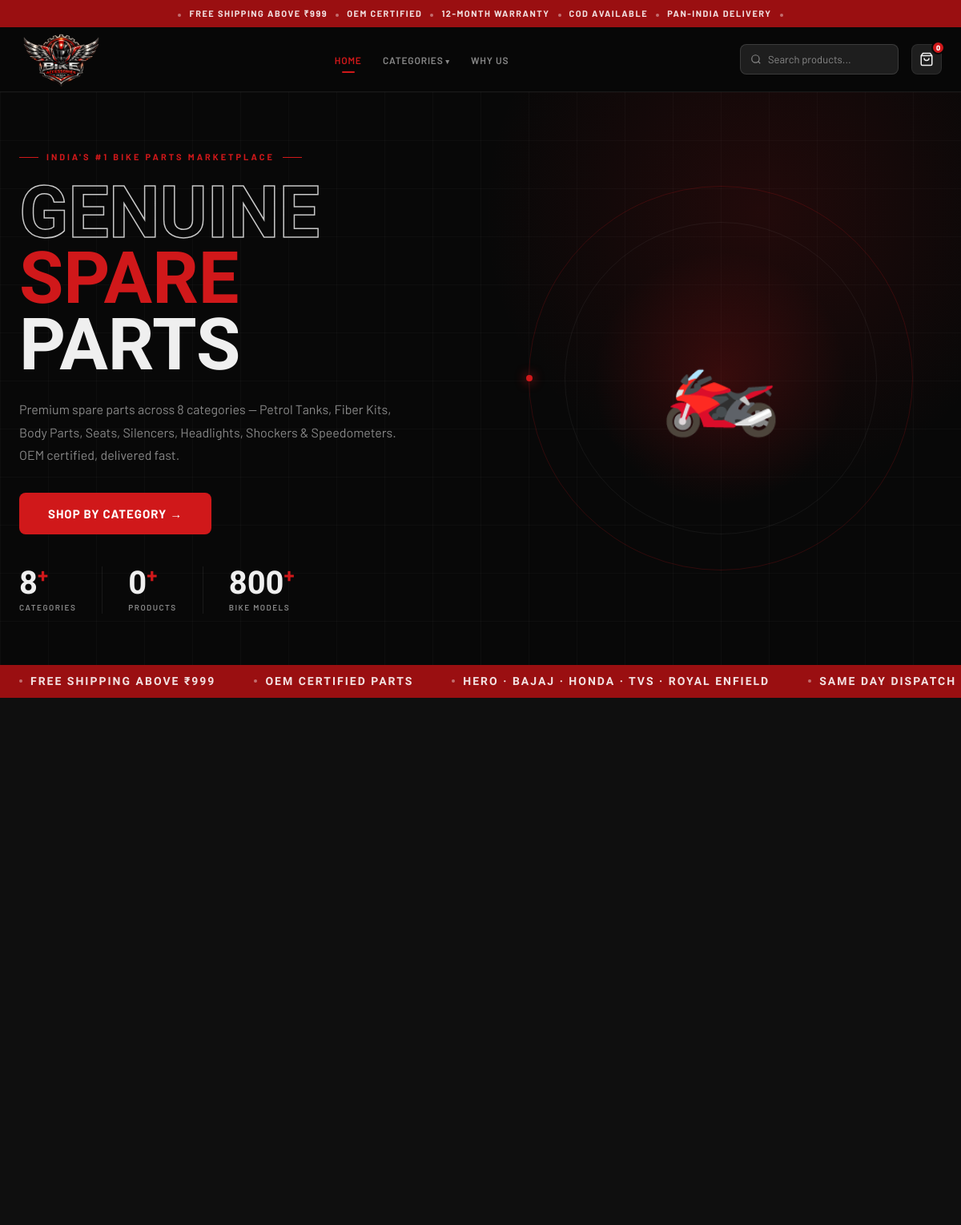
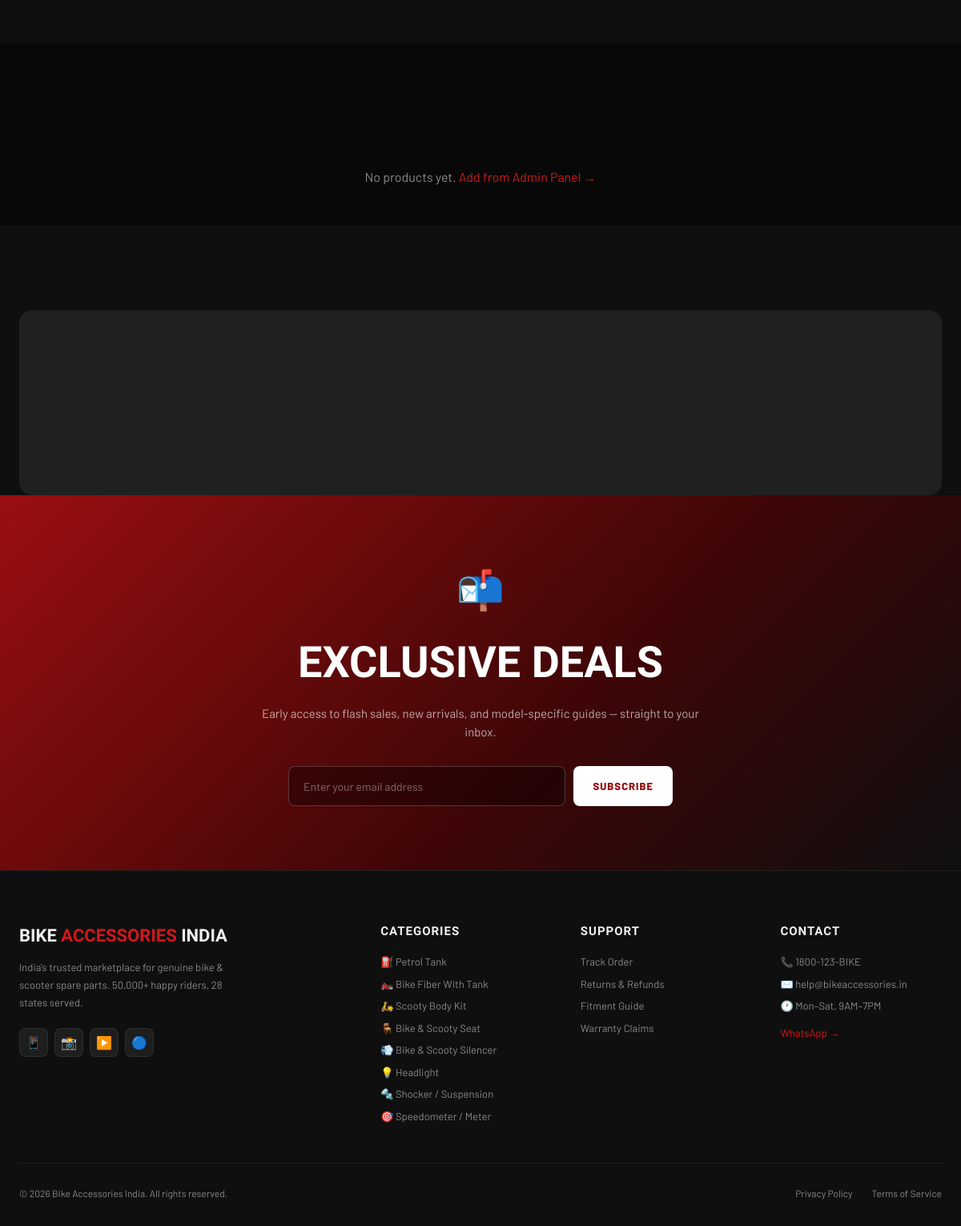
The page / on the database its author committed (2 pictures, top to bottom).
### tables this page shows
CREATE TABLE IF NOT EXISTS site_settings (
    id INT AUTO_INCREMENT PRIMARY KEY,
    setting_key VARCHAR(100) NOT NULL UNIQUE,
    setting_value TEXT,
    updated_at TIMESTAMP DEFAULT CURRENT_TIMESTAMP ON UPDATE CURRENT_TIMESTAMP
);

CREATE TABLE IF NOT EXISTS categories (
    id INT AUTO_INCREMENT PRIMARY KEY,
    name VARCHAR(200) NOT NULL,
    slug VARCHAR(200) NOT NULL UNIQUE,
    icon VARCHAR(10) DEFAULT '🔧',
    description TEXT,
    sort_order INT DEFAULT 0,
    is_active TINYINT(1) DEFAULT 1,
    created_at TIMESTAMP DEFAULT CURRENT_TIMESTAMP,
    updated_at TIMESTAMP DEFAULT CURRENT_TIMESTAMP ON UPDATE CURRENT_TIMESTAMP
);

### includes/config.php (called while the page is built, shortened)
<?php
function db(): PDO {
    static $pdo = null;
    if ($pdo === null) {
        try {
            $dsn = "mysql:host=" . DB_HOST . ";dbname=" . DB_NAME . ";charset=" . DB_CHARSET;
            $pdo = new PDO($dsn, DB_USER, DB_PASS, [
                PDO::ATTR_ERRMODE            => PDO::ERRMODE_EXCEPTION,
                PDO::ATTR_DEFAULT_FETCH_MODE => PDO::FETCH_ASSOC,
                PDO::ATTR_EMULATE_PREPARES   => false,
            ]);
        } catch (PDOException $e) {
            die(json_encode(['error' => 'Database connection failed: ' . $e->getMessage()]));
        }
    }
    return $pdo;
}
function setting(string $key, string $default = ''): string {
    try {
        $st = db()->prepare("SELECT setting_value FROM site_settings WHERE setting_key = ?");
        $st->execute([$key]);
        $row = $st->fetch();
        return $row ? (string)$row['setting_value'] : $default;
    } catch (Exception $e) {
        return $default;
    }
}

### includes/functions.php (called while the page is built, shortened)
<?php
require_once __DIR__ . '/config.php';
function getAllCategories(bool $activeOnly = true): array {
    $where = $activeOnly ? "WHERE is_active = 1" : "";
    $st = db()->query("SELECT *, (SELECT COUNT(*) FROM products WHERE category_id = categories.id AND is_active=1) AS product_count FROM categories $where ORDER BY sort_order ASC, id ASC");
    return $st->fetchAll();
}
function getProducts(array $opts = []): array {
    $where  = ['p.is_active = 1'];
    $params = [];
    if (!empty($opts['featured']))    { $where[] = 'p.is_featured = 1'; }
    $sort = match ($opts['sort'] ?? 'default') {
        'price-asc'  => 'p.price ASC',
        'price-desc' => 'p.price DESC',
        'rating'     => 'p.rating DESC',
        'newest'     => 'p.created_at DESC',
        default      => 'p.is_featured DESC, p.sort_order ASC, p.id DESC',
    };
    $limit  = isset($opts['limit'])  ? "LIMIT "  . (int)$opts['limit']  : '';
    $offset = isset($opts['offset']) ? "OFFSET " . (int)$opts['offset'] : '';
    $w = $where ? "WHERE " . implode(' AND ', $where) : '';
    $sql = "SELECT p.*, c.name AS category_name, c.slug AS category_slug, c.icon AS category_icon,
                   (SELECT image_path FROM product_images WHERE product_id=p.id AND is_cover=1 LIMIT 1) AS cover_image,
                   (SELECT image_path FROM product_images WHERE product_id=p.id ORDER BY is_cover DESC, sort_order ASC LIMIT 1) AS first_image
            FROM products p
            JOIN categories c ON p.category_id = c.id
            $w ORDER BY $sort $limit $offset";
    $st = db()->prepare($sql);
    $st->execute($params);
    return $st->fetchAll();
}
function getDashboardStats(): array {
    $pdo = db();
    return [
        'products'   => (int)$pdo->query("SELECT COUNT(*) FROM products WHERE is_active=1")->fetchColumn(),
        'categories' => (int)$pdo->query("SELECT COUNT(*) FROM categories WHERE is_active=1")->fetchColumn(),
        'featured'   => (int)$pdo->query("SELECT COUNT(*) FROM products WHERE is_featured=1 AND is_active=1")->fetchColumn(),
        'images'     => (int)$pdo->query("SELECT COUNT(*) FROM product_images")->fetchColumn(),
    ];
}

### index.php (the view, shortened to what this page needs)
<?php
require_once __DIR__ . '/includes/config.php';
require_once __DIR__ . '/includes/functions.php';
$depth      = 0;
$activePage = 'home';
$categories = getAllCategories();
$featured   = getProducts(['featured' => true, 'limit' => 8]);
if (count($featured) < 8) {
    $featured = getProducts(['limit' => 8]);
}
$stats = getDashboardStats();
$heroImg = '';
include __DIR__ . '/includes/header.php';
?>
<section class="hero">
  <div class="hero-bg"></div>
  <div class="hero-grid"></div>
  <div class="container">
    <div class="hero-inner">
      <div class="reveal-l">
        <div class="hero-eye">India's #1 Bike Parts Marketplace</div>
        <h1 class="hero-title">
          <span class="ht-o">GENUINE</span>
          <span class="ht-r">SPARE</span>
          <span class="ht-w">PARTS</span>
        </h1>
        <p class="hero-desc">Premium spare parts across <?= count($categories) ?> categories — Petrol Tanks, Fiber Kits, Body Parts, Seats, Silencers, Headlights, Shockers &amp; Speedometers. OEM certified, delivered fast.</p>
        <div class="hero-ctas">
          <a href="#categories" class="btn btn-red btn-lg">Shop by Category →</a>
        </div>
        <div class="hero-stats">
          <div>
            <div class="hs-num"><?= $stats['categories'] ?><sup>+</sup></div>
            <div class="hs-label">Categories</div>
          </div>
          <div>
            <div class="hs-num"><?= $stats['products'] ?><sup>+</sup></div>
            <div class="hs-label">Products</div>
          </div>
          <div>
            <div class="hs-num">800<sup>+</sup></div>
            <div class="hs-label">Bike Models</div>
          </div>
        </div>
      </div>
      <div class="hero-visual reveal-r">
        <div class="hero-orbit">
          <div class="h-ring"></div>
          <div class="h-ring2"></div>
          <div class="h-glow-c"></div>
          <div class="hero-main-img">
            <?php if ($heroImg): ?>
              <img src="<?= htmlspecialchars($heroImg) ?>" alt="Featured Part">
            <?php else: ?>
              <div class="hero-main-img-placeholder">🏍️</div>
            <?php endif; ?>
          </div>
        </div>
      </div>
    </div>
  </div>
</section>
<div class="marquee-wrap">
  <div class="marquee-track">
    <?php
    $items = ['Free Shipping Above ₹' . setting('free_shipping_above','999'), 'OEM Certified Parts', 'Hero · Bajaj · Honda · TVS · Royal Enfield', 'Same Day Dispatch', '12-Month Warranty', 'COD Available', 'Pan-India Delivery'];
    foreach (array_merge($items,$items) as $item):
    ?><span class="mi"><span class="mdot"></span><?= $item ?></span><?php endforeach; ?>
  </div>
</div>
<section class="section" id="categories" style="background:var(--dark)">
  <div class="container">
    <?php if ($categories): ?>
    <div class="cats-grid">
    </div>
    <?php else: ?>
    <div style="text-align:center;padding:3rem;color:var(--text-muted)">
      No categories yet. <a href="admin/" style="color:var(--red)">Add from Admin Panel →</a>
    </div>
    <?php endif; ?>
  </div>
</section>
<section class="section" style="background:var(--black)">
  <div class="container">
    <?php if ($featured): ?>
    <div class="home-pg">
      <?php foreach ($featured as $i => $p):
        $pct     = $p['old_price'] > 0 ? round(($p['old_price'] - $p['price']) / $p['old_price'] * 100) : 0;
        $imgUrl  = !empty($p['first_image']) ? htmlspecialchars($p['first_image']) : 'assets/images/placeholder.svg';
        $stars   = str_repeat('★', round($p['rating'])) . str_repeat('☆', 5 - round($p['rating']));
      ?>
      <div class="pcard reveal" style="transition-delay:<?= $i * 0.05 ?>s">
        <a href="pages/products/view.php?slug=<?= $p['slug'] ?>">
          <div class="pcard-img">
            <img src="<?= $imgUrl ?>" alt="<?= htmlspecialchars($p['name']) ?>" loading="lazy" onerror="this.src='assets/images/placeholder.svg'">
            <?php if ($pct > 0): ?>
            <div class="pcard-badge">🔥 -<?= $pct ?>%</div>
            <?php endif; ?>
            <div class="pcard-wish"
              onclick="event.preventDefault();event.stopPropagation();toggleWish('<?= $p['id'] ?>','<?= addslashes($p['name']) ?>',<?= $p['price'] ?>,'<?= $imgUrl ?>',this)"
            >♡</div>
          </div>
        </a>
        <div class="pcard-body">
          <div class="pcard-cat"><?= htmlspecialchars($p['category_name']) ?></div>
          <div class="pcard-name">
            <a href="pages/products/view.php?slug=<?= $p['slug'] ?>" style="color:inherit"><?= htmlspecialchars($p['name']) ?></a>
          </div>
          <?php if ($p['compat']): ?>
          <div class="pcard-compat">⚙ <?= htmlspecialchars($p['compat']) ?></div>
          <?php endif; ?>
          <div class="pcard-stars"><?= $stars ?> <span style="color:var(--text-muted);font-size:11px">(<?= $p['reviews_count'] ?>)</span></div>
          <div class="pcard-footer">
            <div>
              <?php if ($p['old_price'] > 0): ?>
              <div class="pcard-price-old">₹<?= number_format($p['old_price'], 0) ?></div>
              <?php endif; ?>
              <div class="pcard-price">₹<?= number_format($p['price'], 0) ?></div>
              <?php if ($pct > 0): ?>
              <div class="pcard-save">Save <?= $pct ?>%</div>
              <?php endif; ?>
            </div>
            <button class="pcard-add"
              onclick="addToCart('<?= $p['id'] ?>','<?= addslashes($p['name']) ?>',<?= $p['price'] ?>,'<?= $imgUrl ?>',this)"
              title="Add to Cart">+</button>
          </div>
        </div>
      </div>
      <?php endforeach; ?>
    </div>
    <?php else: ?>
    <div style="text-align:center;padding:3rem;color:var(--text-muted)">
      No products yet. <a href="admin/" style="color:var(--red)">Add from Admin Panel →</a>
    </div>
    <?php endif; ?>
  </div>
</section>
<section class="section" style="background:var(--dark)" id="why-us">
  <div class="container">
    <div class="why-grid">
    </div>
  </div>
</section>
<section class="nl-section">
  <div class="nl-inner">
    <span class="nl-icon">📬</span>
    <h2 class="nl-title">EXCLUSIVE DEALS</h2>
    <p class="nl-desc">Early access to flash sales, new arrivals, and model-specific guides — straight to your inbox.</p>
    <div class="nl-form">
      <input type="email" class="nl-input" placeholder="Enter your email address" id="nl-email">
      <button class="nl-btn" onclick="
        const e=document.getElementById('nl-email');
        if(e.value){this.textContent='Subscribed ✓';this.style.background='#1a6b35';this.style.color='#fff';e.disabled=true;}
      ">Subscribe</button>
    </div>
  </div>
</section>
<?php include __DIR__ . '/includes/footer.php'; ?>

### includes/header.php (shortened to what this page needs)
<?php
$root = str_repeat('../', $depth);
$categories = getAllCategories();
?>
<!DOCTYPE html>
<html lang="en">
<head>
<link rel="stylesheet" href="<?= $root ?>assets/css/main.css">
</head>
<body>
<div class="topbar">
  <div class="topbar-inner">
    <span><span class="tdot"></span>FREE SHIPPING ABOVE ₹<?= setting('free_shipping_above','999') ?><span class="tdot"></span>OEM CERTIFIED<span class="tdot"></span>12-MONTH WARRANTY<span class="tdot"></span>COD AVAILABLE<span class="tdot"></span>PAN-INDIA DELIVERY<span class="tdot"></span></span>
  </div>
</div>
<nav id="main-nav">
  <div class="container">
    <div class="nav-inner">
      <a href="<?= $root ?>index.php" class="nav-logo">
        <img src="<?= $root ?>assets/images/logo.png" alt="">
      </a>
      <ul class="nav-links">
        <li><a href="<?= $root ?>index.php" <?= (($activePage??'')=='home') ? "class='active'" : '' ?>>Home</a></li>
        <li class="nav-dropdown">
          <a href="#">Categories</a>
        </li>
        <li><a href="<?= $root ?>index.php#why-us">Why Us</a></li>
      </ul>
      <div class="nav-search" id="nav-search-wrap">
        <svg viewBox="0 0 24 24" fill="none" stroke="currentColor" stroke-width="2"><circle cx="11" cy="11" r="8"/><path d="m21 21-4.35-4.35"/></svg>
        <input type="text" id="nav-search-input" placeholder="Search products..." autocomplete="off">
      </div>
      <div class="nav-icons">
        <button class="nav-icon-btn" onclick="toggleCart()" aria-label="Cart">
          <svg viewBox="0 0 24 24" fill="none" stroke="currentColor" stroke-width="2">
            <path d="M6 2 3 6v14a2 2 0 0 0 2 2h14a2 2 0 0 0 2-2V6l-3-4z"/>
            <line x1="3" y1="6" x2="21" y2="6"/>
            <path d="M16 10a4 4 0 0 1-8 0"/>
          </svg>
          <span class="nbadge" id="cart-count">0</span>
        </button>
      </div>
    </div>
  </div>
</nav>

### includes/footer.php (shortened to what this page needs)
<?php
$root = str_repeat('../', $depth);
$categories = getAllCategories();
?>
<footer>
  <div class="container">
    <div class="footer-grid">
      <div>
        <div class="footer-brand">BIKE <span>ACCESSORIES</span> INDIA</div>
        <p class="footer-desc">India's trusted marketplace for genuine bike &amp; scooter spare parts. 50,000+ happy riders, 28 states served.</p>
        <div class="social-row">
          <span class="soc-btn">📱</span>
          <span class="soc-btn">📸</span>
          <span class="soc-btn">▶️</span>
          <span class="soc-btn">🔵</span>
        </div>
      </div>
      <div>
        <div class="footer-h">Categories</div>
        <ul class="footer-ul">
          <?php foreach ($categories as $cat): ?>
          <li><a href="<?= $root ?>pages/categories/view.php?slug=<?= $cat['slug'] ?>"><?= $cat['icon'] ?> <?= htmlspecialchars($cat['name']) ?></a></li>
          <?php endforeach; ?>
        </ul>
      </div>
      <div>
        <div class="footer-h">Support</div>
        <ul class="footer-ul">
          <li><a href="#">Track Order</a></li>
          <li><a href="#">Returns &amp; Refunds</a></li>
          <li><a href="#">Fitment Guide</a></li>
          <li><a href="#">Warranty Claims</a></li>
        </ul>
      </div>
      <div>
        <div class="footer-h">Contact</div>
        <ul class="footer-ul">
          <li><a href="tel:<?= setting('contact_phone') ?>">📞 <?= setting('contact_phone') ?></a></li>
          <li><a href="mailto:<?= setting('contact_email') ?>">✉️ <?= setting('contact_email') ?></a></li>
          <li>🕐 Mon–Sat, 9AM–7PM</li>
          <li><a href="https://wa.me/<?= preg_replace('/[^0-9]/', '', setting('whatsapp')) ?>" target="_blank" style="color:var(--red);margin-top:6px;display:inline-block">WhatsApp →</a></li>
        </ul>
      </div>
    </div>
    <div class="footer-bottom">
      <span>© <?= date('Y') ?> Bike Accessories India. All rights reserved.</span>
      <div class="footer-legal">
        <a href="#">Privacy Policy</a>
        <a href="#">Terms of Service</a>
      </div>
    </div>
  </div>
</footer>
</body>
</html>

### rows shown on the page
site_settings: setting_value "999", setting_value "FREE SHIPPING ABOVE ₹999", setting_value "OEM CERTIFIED PARTS", setting_value "HERO · BAJAJ · HONDA · TVS · ROYAL ENFIELD", setting_value "SAME DAY DISPATCH"
categories: icon "⛽", name "Petrol Tank"
categories: icon "🏍️", name "Bike Fiber With Tank"
categories: icon "🛵", name "Scooty Body Kit"
categories: icon "🪑", name "Bike & Scooty Seat"
categories: icon "💨", name "Bike & Scooty Silencer"
categories: icon "💡", name "Headlight"
categories: icon "🔩", name "Shocker / Suspension"
categories: icon "🎯", name "Speedometer / Meter"
site_settings: setting_value "1800-123-BIKE"
site_settings: setting_value "help@bikeaccessories.in"

### other values the page prints
count($categories) "8"
$stats['categories'] "8"
$stats['products'] "0"
